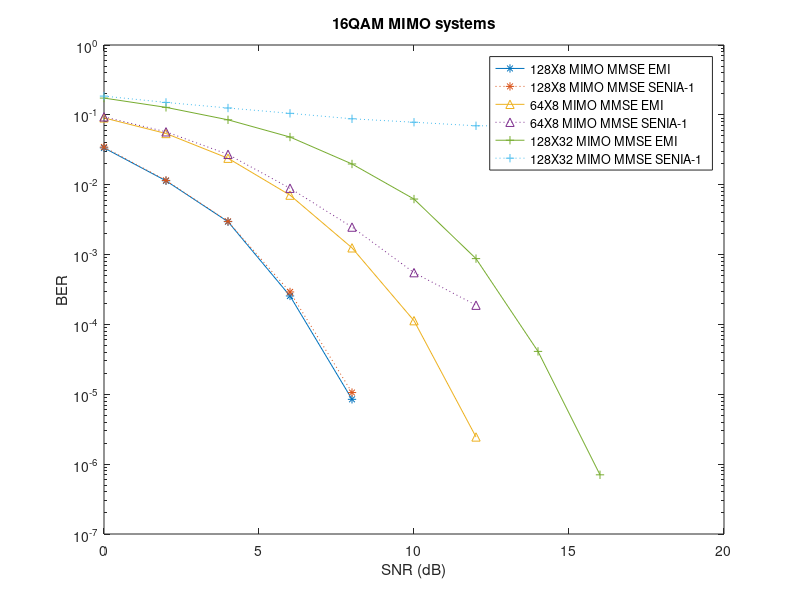
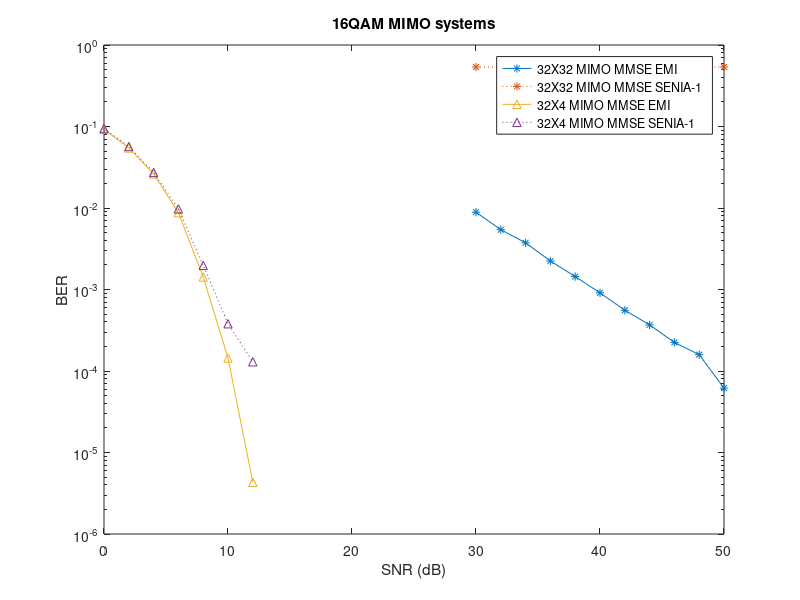

Write the MATLAB code that produced these figures, in order.
%% This the m file for the figure plotting 
% The test of the performances of linear detectors (LD) (MMSE) that exploiting Neumann series expansion 1-Newton Iteration
% Approximation (SENIA-1)
% MMSE with exact matrix inversion (EMI) is also considered as comparison
% The performance metric considered here are bit error rate (BER) versus average receive signal to noise ratio (SNR)
% the data come from the corresponding file in the same folder

%% Data example
% BER_E_128_8_16: BER of MMSE exploiting exact matrix inversion for 128X8
% system with 16QAM modulation
% BER_A_128_8_16: BER of MMSE exploiting SENIA-1 matrix inversion

%% 16QAM
%The expectation of OM is 0.79999356
BER_E_128_8_16=[3.365625e-02, 1.137500e-02,2.956481e-03,2.557492e-04,8.469799e-06]; %snr 0-8
BER_A_128_8_16=[3.456250e-02,1.153125e-02,2.986045e-03, 2.915541e-04,1.058725e-05 ];  %snr 0-8

%The expectation of OM is 1.442349e-02
BER_E_128_32_16=[1.738750e-01,1.280547e-01,8.495313e-02,4.814844e-02,1.981250e-02,6.234375e-03,...
    8.750000e-04,4.112059e-05,7.034182e-07]; %snr 0-16
BER_A_128_32_16=[1.855859e-01, 1.506328e-01,1.253672e-01,1.051875e-01,8.781250e-02,7.839844e-02,6.975781e-02,...
    6.941813e-02,6.686763e-02];  %snr 0-16

%The expectation of OM is 0.63402790
BER_E_64_8_16=[9.053125e-02,5.409375e-02,2.393750e-02,7.093750e-03,1.249011e-03,1.131467e-04,2.449150e-06]; %snr 0-12
BER_A_64_8_16=[9.365625e-02,5.718750e-02,2.718750e-02,8.906250e-03,2.473288e-03,5.510247e-04,1.884621e-04];  %snr 0-12

%The expectation of OM is 1.800414e-13
BER_E_32_32_16=[8.879688e-03,5.419531e-03,3.740625e-03,2.238281e-03,1.441406e-03,9.109375e-04...
    5.562500e-04,3.679688e-04,2.242188e-04,1.587190e-04,6.165715e-05]; %snr 30-50
BER_A_32_32_16=[5.367734e-01,5.365961e-01,5.371383e-01,5.367992e-01,5.366883e-01,5.369648e-01,5.371992e-01,...
    5.364031e-01,5.373281e-01,5.370996e-01,5.371652e-01];  %snr 30-50

%The expectation of OM is 8.230591e-01
BER_E_32_4_16=[9.231250e-02,5.450000e-02,2.618750e-02,8.750000e-03,1.423366e-03,1.444385e-04,4.312962e-06]; %snr 0-12
BER_A_32_4_16=[9.431250e-02,5.681250e-02,2.731250e-02,9.750000e-03,1.978479e-03,3.798734e-04,1.296476e-04];  %snr 0-12

%% Figure plotting
figure (1)
semilogy([0:2:8], BER_E_128_8_16, '-*', 'MarkerSize', 6), xlabel('SNR (dB)'), ylabel('BER');
hold on;
semilogy([0:2:8], BER_A_128_8_16, ':*', 'MarkerSize', 6), xlabel('SNR (dB)'), ylabel('BER');
hold on;
semilogy([0:2:12], BER_E_64_8_16, '-^', 'MarkerSize', 6), xlabel('SNR (dB)'), ylabel('BER');
hold on;
semilogy([0:2:12], BER_A_64_8_16, ':^', 'MarkerSize',6), xlabel('SNR (dB)'), ylabel('BER');
hold on;
semilogy([0:2:16], BER_E_128_32_16, '-+', 'MarkerSize', 6), xlabel('SNR (dB)'), ylabel('BER');
hold on;
semilogy([0:2:16], BER_A_128_32_16, ':+', 'MarkerSize',6), xlabel('SNR (dB)'), ylabel('BER');
hold on;
title('16QAM MIMO systems');
hold on;
legend('128X8 MIMO MMSE EMI', '128X8 MIMO MMSE SENIA-1',...
    '64X8 MIMO MMSE EMI', '64X8 MIMO MMSE SENIA-1','128X32 MIMO MMSE EMI', ...
    '128X32 MIMO MMSE SENIA-1');
hold off;


figure (2)
semilogy([30:2:50], BER_E_32_32_16, '-*', 'MarkerSize', 6), xlabel('SNR (dB)'), ylabel('BER');
hold on;
semilogy([30:2:50], BER_A_32_32_16, ':*', 'MarkerSize', 6), xlabel('SNR (dB)'), ylabel('BER');
hold on;
semilogy([0:2:12], BER_E_32_4_16, '-^', 'MarkerSize', 6), xlabel('SNR (dB)'), ylabel('BER');
hold on;
semilogy([0:2:12], BER_A_32_4_16, ':^', 'MarkerSize',6), xlabel('SNR (dB)'), ylabel('BER');
hold on;
title('16QAM MIMO systems');
hold on;
legend('32X32 MIMO MMSE EMI', '32X32 MIMO MMSE SENIA-1',...
    '32X4 MIMO MMSE EMI', '32X4 MIMO MMSE SENIA-1');
hold off;



